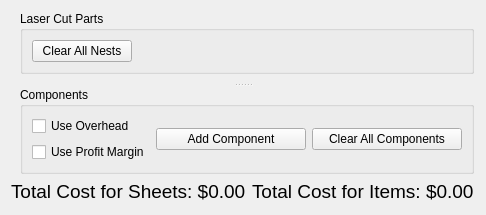
     <widget class="QWidget" name="verticalWidget_4" native="true">
      <layout class="QVBoxLayout" name="verticalLayout_19" stretch="1,0">
       <property name="rightMargin">
        <number>12</number>
       </property>
       <property name="bottomMargin">
        <number>12</number>
       </property>
       <item>
        <widget class="QSplitter" name="splitter_3">
         <property name="orientation">
          <enum>Qt::Vertical</enum>
         </property>
         <widget class="QWidget" name="verticalLayoutWidget_3">
          <layout class="QVBoxLayout" name="verticalLayout_20">
           <property name="leftMargin">
            <number>9</number>
           </property>
           <property name="bottomMargin">
            <number>9</number>
           </property>
           <item>
            <widget class="QGroupBox" name="groupBox_2">
             <property name="sizePolicy">
              <sizepolicy hsizetype="Preferred" vsizetype="Preferred">
               <horstretch>0</horstretch>
               <verstretch>1</verstretch>
              </sizepolicy>
             </property>
             <property name="minimumSize">
              <size>
               <width>0</width>
               <height>0</height>
              </size>
             </property>
             <property name="title">
              <string>Laser Cut Parts</string>
             </property>
             <layout class="QVBoxLayout" name="verticalLayout_26">
              <property name="spacing">
               <number>6</number>
              </property>
              <property name="sizeConstraint">
               <enum>QLayout::SetDefaultConstraint</enum>
              </property>
              <item>
               <layout class="QVBoxLayout" name="verticalLayout_55">
                <property name="spacing">
                 <number>0</number>
                </property>
               </layout>
              </item>
              <item>
               <widget class="QPushButton" name="pushButton_clear_all_nests">
                <property name="maximumSize">
                 <size>
                  <width>100</width>
                  <height>16777215</height>
                 </size>
                </property>
                <property name="text">
                 <string>Clear All Nests</string>
                </property>
               </widget>
              </item>
             </layout>
            </widget>
           </item>
          </layout>
         </widget>
         <widget class="QWidget" name="verticalLayoutWidget_4">
          <layout class="QVBoxLayout" name="verticalLayout_21">
           <property name="leftMargin">
            <number>9</number>
           </property>
           <item>
            <widget class="QGroupBox" name="groupBox_8">
             <property name="sizePolicy">
              <sizepolicy hsizetype="Preferred" vsizetype="Minimum">
               <horstretch>0</horstretch>
               <verstretch>0</verstretch>
              </sizepolicy>
             </property>
             <property name="title">
              <string>Components</string>
             </property>
             <layout class="QVBoxLayout" name="verticalLayout_47" stretch="1,0">
              <item>
               <layout class="QVBoxLayout" name="verticalLayout_49"/>
              </item>
              <item>
               <layout class="QHBoxLayout" name="horizontalLayout_17" stretch="0,1,1">
                <item>
                 <layout class="QVBoxLayout" name="verticalLayout_56">
                  <item>
                   <widget class="QCheckBox" name="checkBox_components_use_overhead_2">
                    <property name="text">
                     <string>Use Overhead</string>
                    </property>
                   </widget>
                  </item>
                  <item>
                   <widget class="QCheckBox" name="checkBox_components_use_profit_margin_2">
                    <property name="text">
                     <string>Use Profit Margin</string>
                    </property>
                   </widget>
                  </item>
                 </layout>
                </item>
                <item>
                 <widget class="QPushButton" name="pushButton_add_component_2">
                  <property name="text">
                   <string>Add Component</string>
                  </property>
                 </widget>
                </item>
                <item>
                 <widget class="QPushButton" name="pushButton_clear_all_components_2">
                  <property name="text">
                   <string>Clear All Components</string>
                  </property>
                 </widget>
                </item>
               </layout>
              </item>
             </layout>
            </widget>
           </item>
          </layout>
         </widget>
        </widget>
       </item>
       <item>
        <layout class="QHBoxLayout" name="horizontalLayout_27">
         <item>
          <widget class="QLabel" name="label_total_sheet_cost_2">
           <property name="font">
            <font>
             <pointsize>14</pointsize>
            </font>
           </property>
           <property name="text">
            <string>Total Cost for Sheets: $0.00</string>
           </property>
          </widget>
         </item>
         <item>
          <widget class="QLabel" name="label_total_item_cost_2">
           <property name="font">
            <font>
             <pointsize>14</pointsize>
            </font>
           </property>
           <property name="text">
            <string>Total Cost for Items: $0.00</string>
           </property>
          </widget>
         </item>
        </layout>
       </item>
      </layout>
     </widget>
